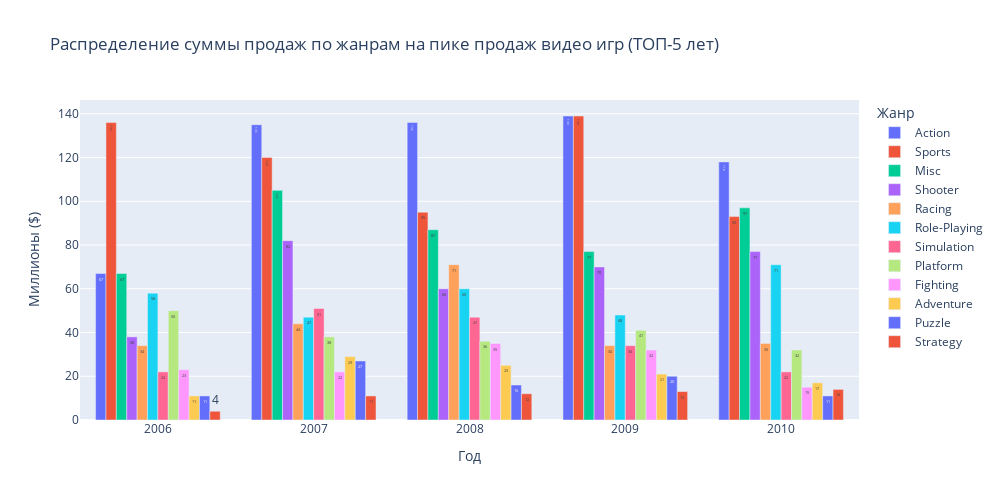

This figure's notebook cell:
### Code cell
bar_data = games_df.groupby(['year', 'genre'], as_index=False)['global_sales'].sum()\
                            .sort_values(['global_sales'], ascending=False)
top_years = tuple(games_df.groupby(['year'])['global_sales'].sum().nlargest(5).index)
bar_data['global_sales'] = bar_data['global_sales'].round()
bar_data = bar_data[bar_data['year'].isin(top_years)]

fig = px.bar(
    data_frame=bar_data,
    x='year',
    y='global_sales',
    barmode='group',
    color='genre',
    text='global_sales',
    orientation='v',
    height=500,
    width=1000,
    title='Распределение суммы продаж по жанрам на пике продаж видео игр (ТОП-5 лет)',
    labels=dict(year="Год", global_sales="Миллионы ($)", genre='Жанр'),
)
fig.show()

### Figure 1 — Plotly figure (JSON) as saved in the notebook; plotly's stock layout.template omitted (floating-point values rounded to 4 significant figures)
{"data": [{"alignmentgroup": "True", "hovertemplate": "Жанр=Action<br>Год=%{x}<br>Миллионы ($)=%{text}<extra></extra>", "legendgroup": "Action", "marker": {"color": "#636efa", "pattern": {"shape": ""}}, "name": "Action", "offsetgroup": "Action", "orientation": "v", "showlegend": true, "text": [139, 136, 135, 118, 67], "textposition": "auto", "type": "bar", "x": [2009, 2008, 2007, 2010, 2006], "xaxis": "x", "y": [139, 136, 135, 118, 67], "yaxis": "y"}, {"alignmentgroup": "True", "hovertemplate": "Жанр=Sports<br>Год=%{x}<br>Миллионы ($)=%{text}<extra></extra>", "legendgroup": "Sports", "marker": {"color": "#EF553B", "pattern": {"shape": ""}}, "name": "Sports", "offsetgroup": "Sports", "orientation": "v", "showlegend": true, "text": [139, 136, 120, 95, 93], "textposition": "auto", "type": "bar", "x": [2009, 2006, 2007, 2008, 2010], "xaxis": "x", "y": [139, 136, 120, 95, 93], "yaxis": "y"}, {"alignmentgroup": "True", "hovertemplate": "Жанр=Misc<br>Год=%{x}<br>Миллионы ($)=%{text}<extra></extra>", "legendgroup": "Misc", "marker": {"color": "#00cc96", "pattern": {"shape": ""}}, "name": "Misc", "offsetgroup": "Misc", "orientation": "v", "showlegend": true, "text": [105, 97, 87, 77, 67], "textposition": "auto", "type": "bar", "x": [2007, 2010, 2008, 2009, 2006], "xaxis": "x", "y": [105, 97, 87, 77, 67], "yaxis": "y"}, {"alignmentgroup": "True", "hovertemplate": "Жанр=Shooter<br>Год=%{x}<br>Миллионы ($)=%{text}<extra></extra>", "legendgroup": "Shooter", "marker": {"color": "#ab63fa", "pattern": {"shape": ""}}, "name": "Shooter", "offsetgroup": "Shooter", "orientation": "v", "showlegend": true, "text": [82, 77, 70, 60, 38], "textposition": "auto", "type": "bar", "x": [2007, 2010, 2009, 2008, 2006], "xaxis": "x", "y": [82, 77, 70, 60, 38], "yaxis": "y"}, {"alignmentgroup": "True", "hovertemplate": "Жанр=Racing<br>Год=%{x}<br>Миллионы ($)=%{text}<extra></extra>", "legendgroup": "Racing", "marker": {"color": "#FFA15A", "pattern": {"shape": ""}}, "name": "Racing", "offsetgroup": "Racing", "orientation": "v", "showlegend": true, "text": [71, 44, 35, 34, 34], "textposition": "auto", "type": "bar", "x": [2008, 2007, 2010, 2009, 2006], "xaxis": "x", "y": [71, 44, 35, 34, 34], "yaxis": "y"}, {"alignmentgroup": "True", "hovertemplate": "Жанр=Role-Playing<br>Год=%{x}<br>Миллионы ($)=%{text}<extra></extra>", "legendgroup": "Role-Playing", "marker": {"color": "#19d3f3", "pattern": {"shape": ""}}, "name": "Role-Playing", "offsetgroup": "Role-Playing", "orientation": "v", "showlegend": true, "text": [71, 60, 58, 48, 47], "textposition": "auto", "type": "bar", "x": [2010, 2008, 2006, 2009, 2007], "xaxis": "x", "y": [71, 60, 58, 48, 47], "yaxis": "y"}, {"alignmentgroup": "True", "hovertemplate": "Жанр=Simulation<br>Год=%{x}<br>Миллионы ($)=%{text}<extra></extra>", "legendgroup": "Simulation", "marker": {"color": "#FF6692", "pattern": {"shape": ""}}, "name": "Simulation", "offsetgroup": "Simulation", "orientation": "v", "showlegend": true, "text": [51, 47, 34, 22, 22], "textposition": "auto", "type": "bar", "x": [2007, 2008, 2009, 2010, 2006], "xaxis": "x", "y": [51, 47, 34, 22, 22], "yaxis": "y"}, {"alignmentgroup": "True", "hovertemplate": "Жанр=Platform<br>Год=%{x}<br>Миллионы ($)=%{text}<extra></extra>", "legendgroup": "Platform", "marker": {"color": "#B6E880", "pattern": {"shape": ""}}, "name": "Platform", "offsetgroup": "Platform", "orientation": "v", "showlegend": true, "text": [50, 41, 38, 36, 32], "textposition": "auto", "type": "bar", "x": [2006, 2009, 2007, 2008, 2010], "xaxis": "x", "y": [50, 41, 38, 36, 32], "yaxis": "y"}, {"alignmentgroup": "True", "hovertemplate": "Жанр=Fighting<br>Год=%{x}<br>Миллионы ($)=%{text}<extra></extra>", "legendgroup": "Fighting", "marker": {"color": "#FF97FF", "pattern": {"shape": ""}}, "name": "Fighting", "offsetgroup": "Fighting", "orientation": "v", "showlegend": true, "text": [35, 32, 23, 22, 15], "textposition": "auto", "type": "bar", "x": [2008, 2009, 2006, 2007, 2010], "xaxis": "x", "y": [35, 32, 23, 22, 15], "yaxis": "y"}, {"alignmentgroup": "True", "hovertemplate": "Жанр=Adventure<br>Год=%{x}<br>Миллионы ($)=%{text}<extra></extra>", "legendgroup": "Adventure", "marker": {"color": "#FECB52", "pattern": {"shape": ""}}, "name": "Adventure", "offsetgroup": "Adventure", "orientation": "v", "showlegend": true, "text": [29, 25, 21, 17, 11], "textposition": "auto", "type": "bar", "x": [2007, 2008, 2009, 2010, 2006], "xaxis": "x", "y": [29, 25, 21, 17, 11], "yaxis": "y"}, {"alignmentgroup": "True", "hovertemplate": "Жанр=Puzzle<br>Год=%{x}<br>Миллионы ($)=%{text}<extra></extra>", "legendgroup": "Puzzle", "marker": {"color": "#636efa", "pattern": {"shape": ""}}, "name": "Puzzle", "offsetgroup": "Puzzle", "orientation": "v", "showlegend": true, "text": [27, 20, 16, 11, 11], "textposition": "auto", "type": "bar", "x": [2007, 2009, 2008, 2010, 2006], "xaxis": "x", "y": [27, 20, 16, 11, 11], "yaxis": "y"}, {"alignmentgroup": "True", "hovertemplate": "Жанр=Strategy<br>Год=%{x}<br>Миллионы ($)=%{text}<extra></extra>", "legendgroup": "Strategy", "marker": {"color": "#EF553B", "pattern": {"shape": ""}}, "name": "Strategy", "offsetgroup": "Strategy", "orientation": "v", "showlegend": true, "text": [14, 13, 12, 11, 4], "textposition": "auto", "type": "bar", "x": [2010, 2009, 2008, 2007, 2006], "xaxis": "x", "y": [14, 13, 12, 11, 4], "yaxis": "y"}], "layout": {"barmode": "group", "height": 500, "legend": {"title": {"text": "Жанр"}, "tracegroupgap": 0}, "title": {"text": "Распределение суммы продаж по жанрам на пике продаж видео игр (ТОП-5 лет)"}, "width": 1000, "xaxis": {"anchor": "y", "domain": [0, 1], "title": {"text": "Год"}}, "yaxis": {"anchor": "x", "domain": [0, 1], "title": {"text": "Миллионы ($)"}}}}
